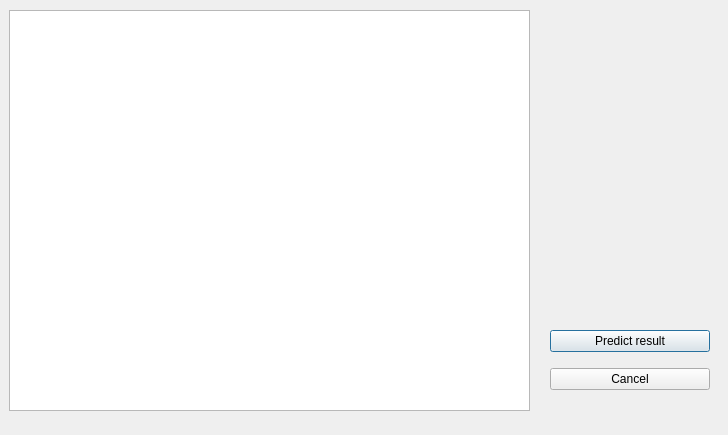
<ui version="4.0">
 <class>PredictDialog</class>
 <widget name="PredictDialog" class="QDialog">
  <property name="geometry">
   <rect>
    <x>0</x>
    <y>0</y>
    <width>728</width>
    <height>435</height>
   </rect>
  </property>
  <property name="windowTitle">
   <string>Dialog</string>
  </property>
  <widget class="QWidget" name="verticalLayoutWidget">
   <property name="geometry">
    <rect>
     <x>9</x>
     <y>10</y>
     <width>521</width>
     <height>401</height>
    </rect>
   </property>
   <layout class="QVBoxLayout" name="verticalLayout">
    <item>
     <widget class="QTableWidget" name="tableWidget"/>
    </item>
   </layout>
  </widget>
  <widget class="QWidget" name="verticalLayoutWidget_2">
   <property name="geometry">
    <rect>
     <x>550</x>
     <y>320</y>
     <width>160</width>
     <height>80</height>
    </rect>
   </property>
   <layout class="QVBoxLayout" name="verticalLayout_2">
    <item>
     <widget class="QPushButton" name="predict">
      <property name="text">
       <string>Predict result</string>
      </property>
     </widget>
    </item>
    <item>
     <widget class="QPushButton" name="pushButton_2">
      <property name="text">
       <string>Cancel</string>
      </property>
     </widget>
    </item>
   </layout>
  </widget>
 </widget>
 <resources/>
 <connections/>
</ui>
